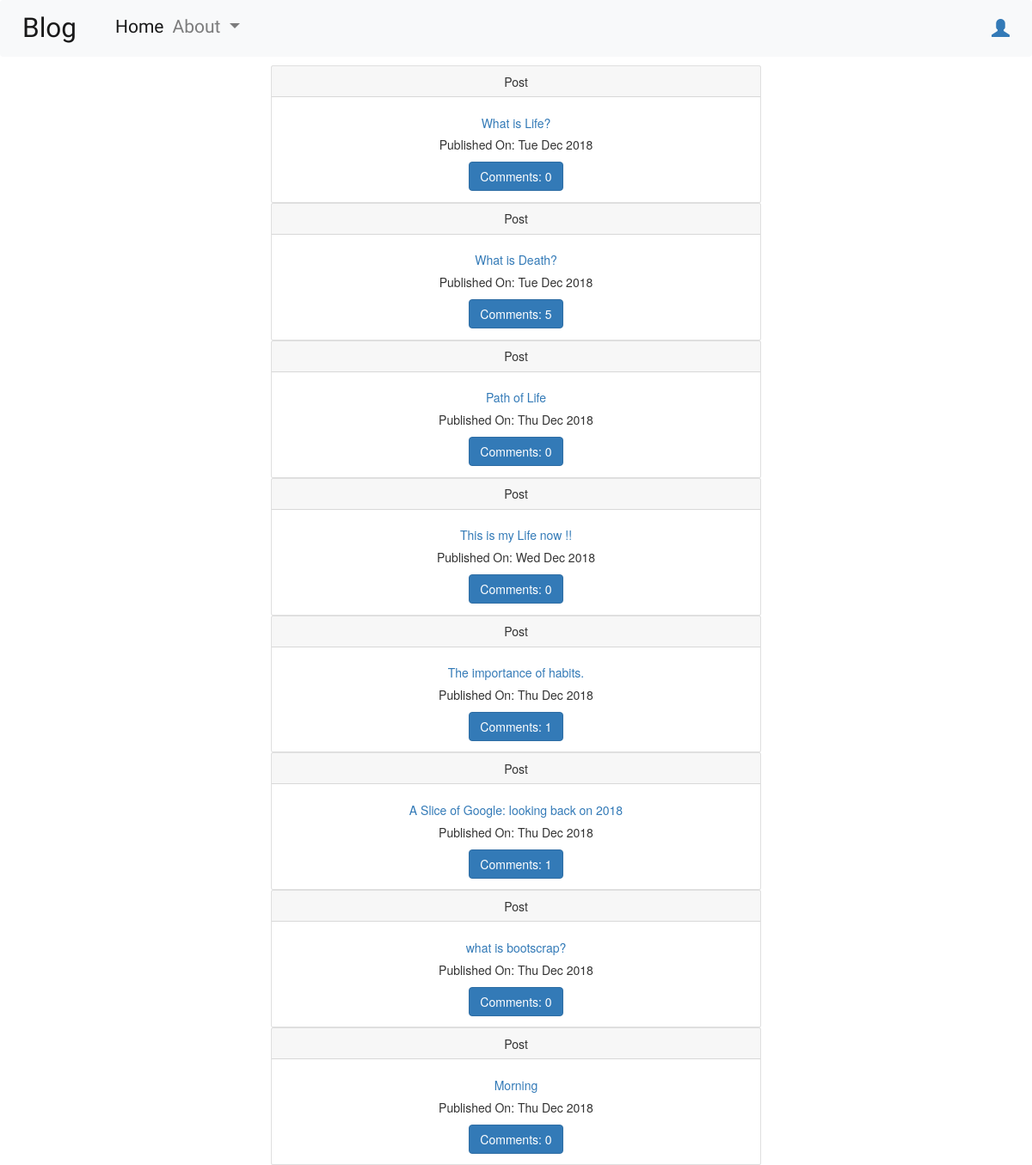
/accounts/profile/, run on an earlier commit of the app's database.
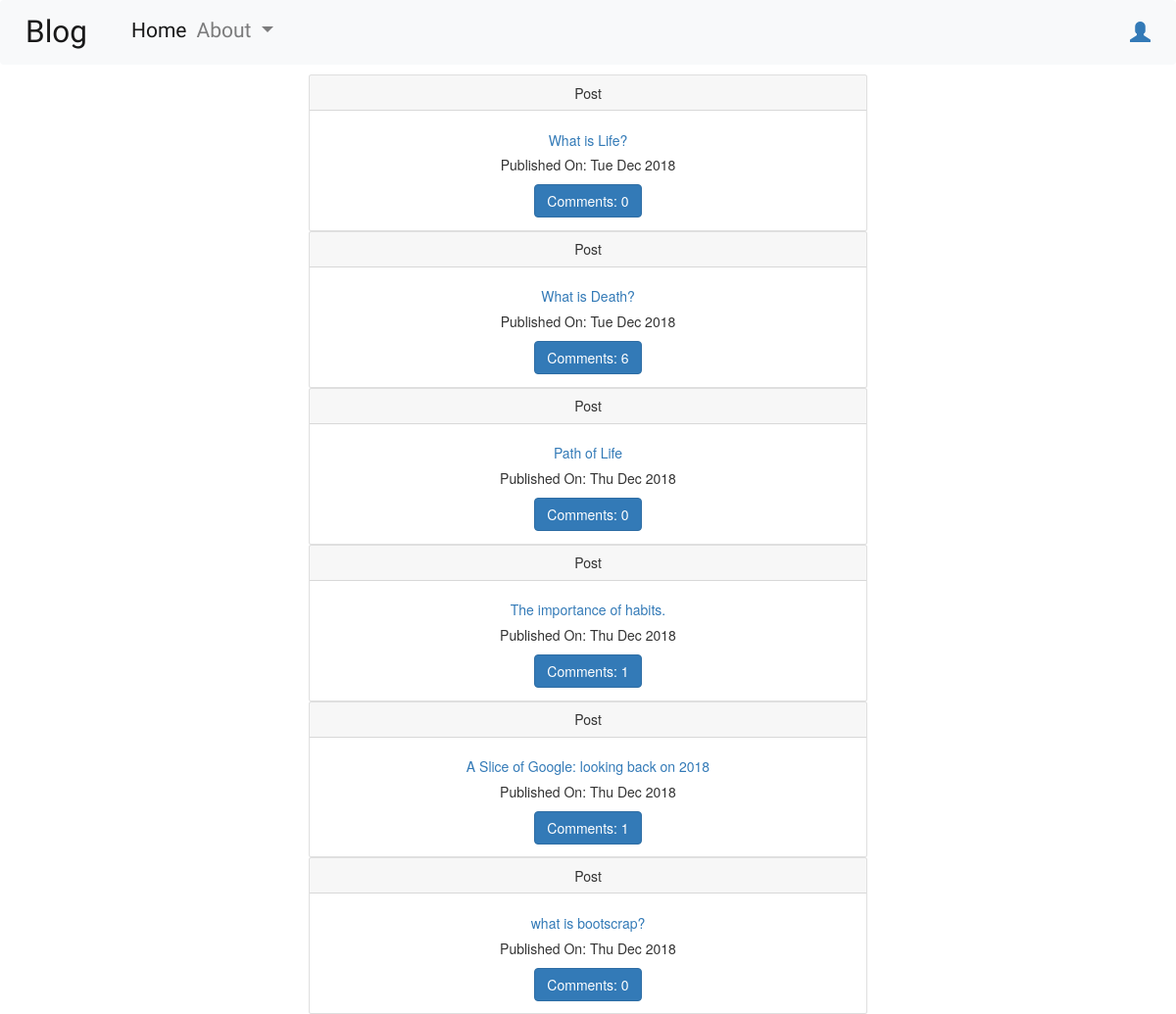
And on a later commit of the database.
### Blog/models.py (models this page shows, shortened)
class Post(models.Model):
    author = models.ForeignKey("auth.User", on_delete=models.CASCADE)
    title = models.CharField(max_length = 100)
    text = models.TextField()
    create_date = models.DateTimeField(default=timezone.now())
    published_date = models.DateTimeField(blank=True, null=True)
    def approved_comments(self):
        return self.comments.filter(approved_comment = True)

### Blog/views.py (the view)
# urls.py: url(r"accounts/profile/$", views.PostListView.as_view(),name = "Post_List_Page"),
class PostListView(ListView):
    context_object_name = "post_list"
    model = Post
    def get_queryset(self):
        return Post.objects.filter(published_date__isnull = False).order_by("create_date")

### Blog/templates/Blog/post_list.html
{% extends "Blog/base.html" %}
{% block body_block %}
<div class="container" align="center" style="width:600px;">
  {% for post in post_list %}
    <div class="card">
      <div class="card-header">
        Post
      </div>
      <div class="card-body">
        <h5 class="card-title"><a href="{% url 'Blog:Post_Detail_Page' pk=post.pk %}">{{post.title}}</a></h5>
        {% if post.published_date %}
        <p class="card-text" >Published On: {{post.published_date|date:"D M Y"}}</p>
        {% endif%}
        <a class="btn btn-primary" href="{% url 'Blog:Post_Detail_Page' pk=post.pk %}">Comments: {{ post.approved_comments.count}}</a>
      </div>
    </div>
  {% empty %}
      No Posts
  {% endfor %}
</div>
{% endblock %}

### Blog/templates/Blog/base.html (shortened to what this page needs)
<!DOCTYPE html>
{% load staticfiles %}
<html lang="en" dir="ltr">
  <head>
    <link rel="stylesheet" href="https://stackpath.bootstrapcdn.com/bootstrap/4.1.3/css/bootstrap.min.css">
    <link rel="stylesheet" href="https://maxcdn.bootstrapcdn.com/bootstrap/3.3.7/css/bootstrap.min.css">
    <link rel="stylesheet" href="//cdn.jsdelivr.net/npm/medium-editor@latest/dist/css/medium-editor.min.css" type="text/css" media="screen" charset="utf-8">
    <link rel="stylesheet" href="{% static 'Blog/CSS/base.css' %}">
  </head>
  <body>
      <nav class="navbar navbar-expand-lg navbar-light bg-light techfont">
        <a class="bigbrand navbar-brand" href="#">Blog</a>
        <div class="collapse navbar-collapse" id="navbarSupportedContent">
          <ul class="navbar-nav navbar-left">
            <li class="nav-item active">
              <a class="nav-link" href="{% url 'Blog:Post_List_Page' %}">Home <span class="sr-only">(current)</span></a>
            </li>
            <li class=" nav-item dropdown">
              <a class="nav-link dropdown-toggle" href="#" id="navbarDropdown" role="button" data-toggle="dropdown" aria-haspopup="true" aria-expanded="false">
                About
              </a>
            </li>
          </ul>
          <ul class="nav navbar-nav navbar-right loader">
            {% if user.is_authenticated %}
              <li class=nav-item>
                <a class="nav-link" href="{% url 'Blog:Post_Create_Page' %}">New Post</a>
              </li>
              <li class=nav-item>
                <a class="nav-link" href="{% url 'Blog:Post_Draft_Page' %}">Draft</a>
              </li>
              <li class=nav-item>
                <a class="nav-link" href="{% url 'Logout_Page' %}">Logout</a>
              </li>
              <li class="nav-item" style="border: 2px solid black;">
                <a class="nav-link">Welcome, {{user.username}}</a>
              </li>
            {% else %}
            <li class="nav-item"4>
              <a href="{% url 'Login_Page' %}">
                <span class="glyphicon glyphicon-user"></span>
              </a>
            </li>
            {% endif %}
          </ul>
        </div>
      </nav>
      <div class="container">
        {% block body_block %}{% endblock %}
      </div>
  </body>
</html>

### Blog/static/Blog/CSS/base.css (style rules this page uses)
.techfont { font-family: 'Russo One', sans-serif; font-size: 1.5em; margin-bottom: 10px; }
.bigbrand { font-size: 1.5em; }
.loader { filter:hue-rotate(0deg); color: linear-gradient(45deg,#0f8,#08f); animation:hue 1000ms infinite linear; }

What changed in the data, as far as the page shows it:
removed Post: title "This is my Life now !!", published_date "Wed Dec 2018", approved_comments.count "0"
removed Post: title "Morning", published_date "Thu Dec 2018", approved_comments.count "0"
computed for Post "What is Death?": approved_comments.count "5" → "6"
